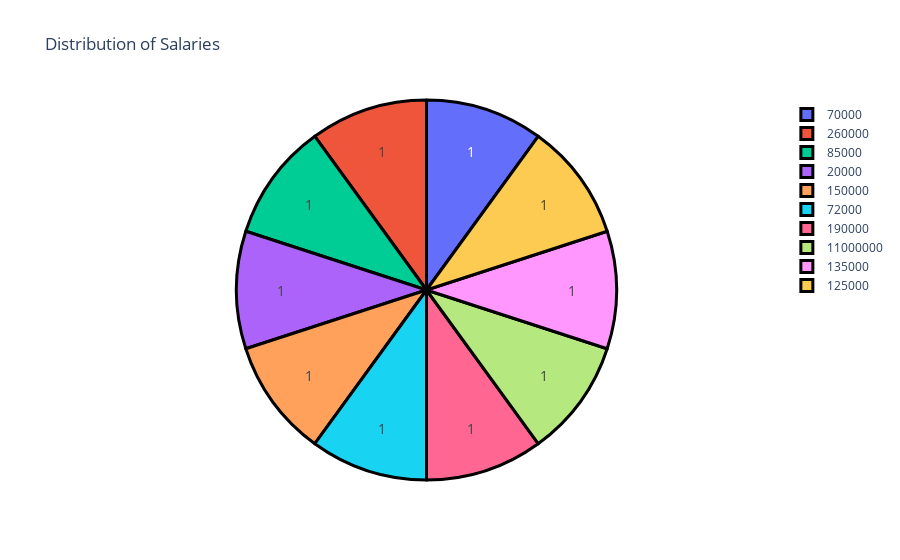

Write notebook code for a chart like this one.
### Code cell
# PIE CHART
import plotly.graph_objects as go
import pandas as pd

url = "https://raw.githubusercontent.com/damalialutfiani/Salary-Dataset-Project/main/salary_dataset.csv"
df = pd.read_csv(url).head(10)

# Check column names (uncomment the next line if you want to see them)
# print(df.columns)

# Use the correct column name
salary_counts = df['salary'].value_counts()
labels = salary_counts.index
counts = salary_counts.values

# Create pie chart with Plotly
figure = go.Figure(data=[go.Pie(labels=labels, values=counts)])
figure.update_layout(title_text="Distribution of Salaries")
figure.update_traces(
    hoverinfo="label+percent",
    textinfo="value",
    textfont_size=14,
    marker=dict(line=dict(color='#000000', width=3))
)

# Show figure
figure.show()

### Figure 1 — Plotly figure (JSON) as saved in the notebook; plotly's stock layout.template omitted (floating-point values rounded to 4 significant figures)
{"data": [{"hoverinfo": "label+percent", "labels": [70000, 260000, 85000, 20000, 150000, 72000, 190000, 11000000, 135000, 125000], "marker": {"line": {"color": "#000000", "width": 3}}, "textfont": {"size": 14}, "textinfo": "value", "type": "pie", "values": [1, 1, 1, 1, 1, 1, 1, 1, 1, 1]}], "layout": {"title": {"text": "Distribution of Salaries"}}}
